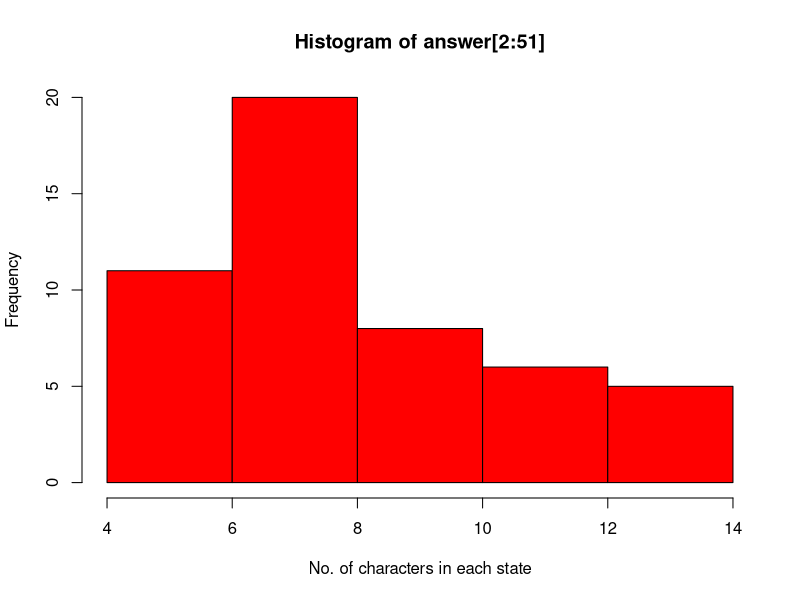

Write the R code that produced this figure.
#Assignment4.3_Session4

#problem 1
#1. States = rownames(US Arrests)
#Get states names with 'w'.
#Get states names with 'W'.

#Answer 1

States = rownames(USArrests)
rownames(USArrests)

#for w
grep("w",rownames(USArrests))
x<-grep("w",States)

for (i in 1:length(x)){
  print(States[x[i]])
  
}

#for W
grep("W",rownames(USArrests))
y<-grep("W",States)

for (i in 1:length(y)){
  print(States[y[i]])
  
}

#problem 2
#2. Prepare a Histogram of the number of characters in each US state.

answer <- c(0)
for(i in 1:50){
  temp <- States[i]
  len <- nchar(temp)
  answer <- c(answer,len)
  
}

# As 1st element we have added is 0 
# which we do not want in output so we are getting rid of it
hist(answer[2:51],xlab="No. of characters in each state",col = "red")

